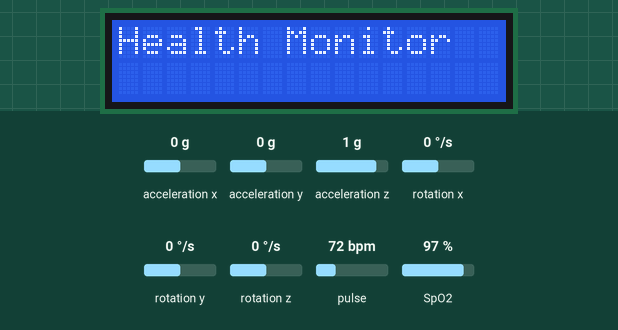
This sketch was run on a simulated Arduino Uno, built with avr-gcc and run on an emulated ATmega328P. Shown: 16×2 character LCD. Inputs (shaded band) come from the test bench; at power-on: acceleration x 0 g, acceleration y 0 g, acceleration z 1 g, rotation x 0 °/s, rotation y 0 °/s, rotation z 0 °/s, pulse 72 bpm, SpO2 97 %. The modem accepts every AT command (registered, SIM ready, sends succeed) and sends nothing else; what the sketch prints to the serial monitor is not drawn.

Above: at 0.1 s.
At 2.2 s:
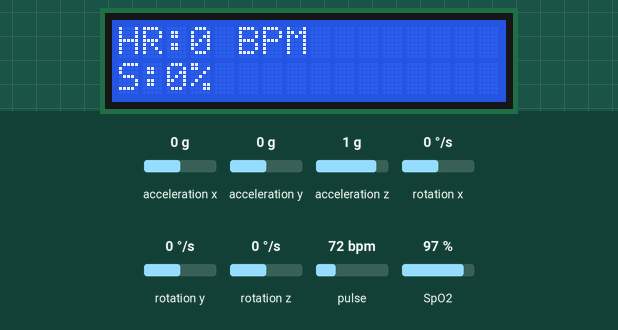
At 37.4 s:
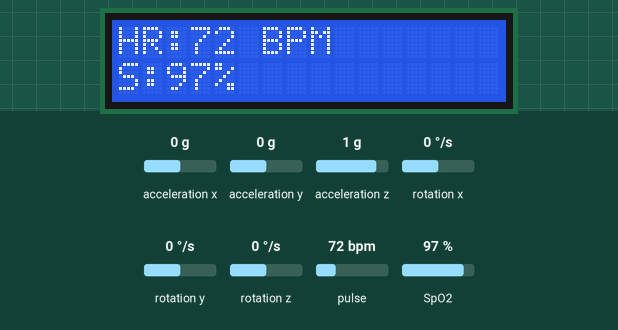

Measured:
- what the display in image 1 shows lasts 35.2 s, from 2.1 s to 37.3 s

The sketch:

fall_detection_system_with_health_care.ino
```cpp
#include <Wire.h>
#include <LiquidCrystal_I2C.h>
#include <MPU6050.h>
#include <MAX30100_PulseOximeter.h>
#include <SoftwareSerial.h>

LiquidCrystal_I2C lcd(0x27, 16, 2);
MPU6050 mpu;
PulseOximeter pox;

SoftwareSerial gsm(7, 8); // RX, TX

float heartRate;
float spo2;

unsigned long lastReport = 0;

const char phoneNumber[] = "+91XXXXXXXXXX";

void sendSMS(String message)
{
  gsm.println("AT+CMGF=1");
  delay(1000);

  gsm.print("AT+CMGS=\"");
  gsm.print(phoneNumber);
  gsm.println("\"");

  delay(1000);

  gsm.print(message);

  delay(500);

  gsm.write(26);

  delay(5000);
}

void setup()
{
  Serial.begin(9600);
  gsm.begin(9600);

  Wire.begin();

  lcd.init();
  lcd.backlight();

  lcd.setCursor(0, 0);
  lcd.print("Health Monitor");

  mpu.initialize();

  if (!pox.begin())
  {
    lcd.clear();
    lcd.print("MAX30100 Error");
    while (1);
  }

  delay(2000);
  lcd.clear();
}

void loop()
{
  pox.update();

  heartRate = pox.getHeartRate();
  spo2 = pox.getSpO2();

  int16_t ax, ay, az;
  mpu.getAcceleration(&ax, &ay, &az);

  float accel =sqrt((long)ax * ax +(long)ay * ay +(long)az * az) / 16384.0;

  lcd.setCursor(0, 0);
  lcd.print("HR:");
  lcd.print((int)heartRate);
  lcd.print(" BPM ");

  lcd.setCursor(0, 1);
  lcd.print("S:");
  lcd.print((int)spo2);
  lcd.print("%   ");

  if (millis() - lastReport > 1000)
  {
    Serial.print("Heart Rate: ");
    Serial.print(heartRate);

    Serial.print(" BPM  SpO2: ");
    Serial.print(spo2);
    Serial.println("%");

    lastReport = millis();
  }

  // Fall Detection
  if (accel > 3.0)
  {
    lcd.clear();
    lcd.print("FALL DETECTED");

    sendSMS("Emergency Alert! Fall Detected. Please check immediately.");

    delay(10000);
    lcd.clear();
  }

  // Abnormal Heart Rate
  if (heartRate > 120 || heartRate < 50)
  {
    sendSMS("Warning! Abnormal Heart Rate Detected.");
    delay(10000);
  }

  // Low SpO2
  if (spo2 > 0 && spo2 < 90)
  {
    sendSMS("Warning! Low SpO2 Detected.");
    delay(10000);
  }
}
```
